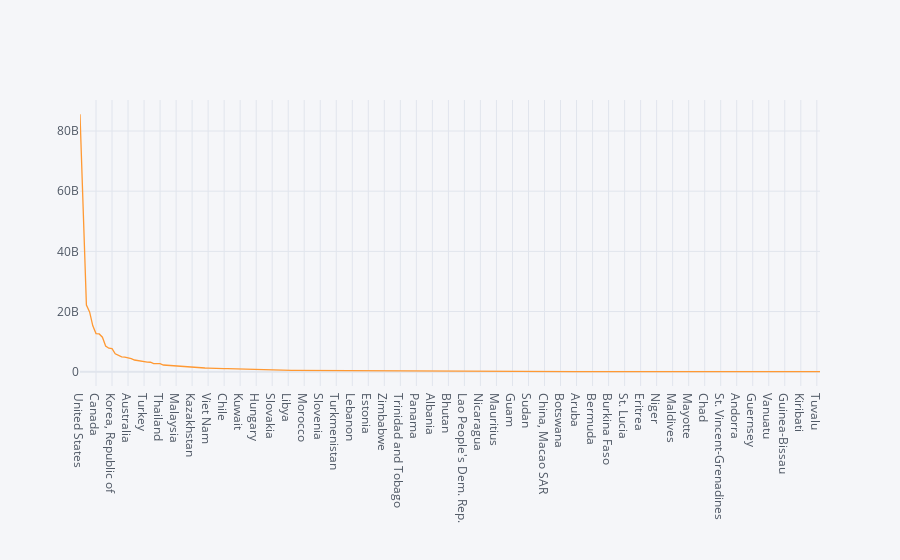

Notebook source saved alongside this figure:
### Code cell
rank_all.iplot();

### Figure 1 — Plotly figure (JSON) as saved in the notebook; plotly's stock layout.template omitted (floating-point values rounded to 4 significant figures; data arrays with more than 128 entries replaced by an {"elided": "..."} marker saying what was removed)
{"data": [{"line": {"color": "rgba(255, 153, 51, 1.0)", "dash": "solid", "shape": "linear", "width": 1.3}, "mode": "lines", "name": "new_quantity", "text": "", "type": "scatter", "x": {"elided": "232 str values"}, "y": {"elided": "232 float values"}}], "layout": {"legend": {"bgcolor": "#F5F6F9", "font": {"color": "#4D5663"}}, "paper_bgcolor": "#F5F6F9", "plot_bgcolor": "#F5F6F9", "title": {"font": {"color": "#4D5663"}}, "xaxis": {"gridcolor": "#E1E5ED", "showgrid": true, "tickfont": {"color": "#4D5663"}, "title": {"font": {"color": "#4D5663"}, "text": ""}, "zerolinecolor": "#E1E5ED"}, "yaxis": {"gridcolor": "#E1E5ED", "showgrid": true, "tickfont": {"color": "#4D5663"}, "title": {"font": {"color": "#4D5663"}, "text": ""}, "zerolinecolor": "#E1E5ED"}}}
